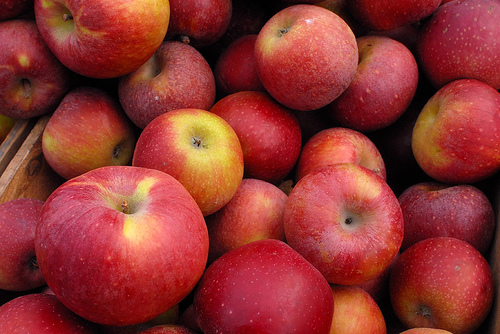
#> input picture images/apple1.jpg, 500 x 334 px, found by its file name
$ python Image_apple_overlap.py
#> lines starting #> are read from the running program, lines starting #| are printed output that depends on the picture; long printed decimals are rounded
#!/usr/bin/env python3
# -*- coding: utf-8 -*-
"""
Created on Sun Mar 27 22:14:59 2022

@author: vijaykrishna
"""

import cv2
import numpy as np
import pandas as pd

#read  the image
read_fruit = cv2.imread('apple1.jpg')
#> read_fruit is the input picture: shape (334, 500, 3); mean B, G, R 48.9, 52.8, 142
#covert apple to grayscale
fruit_gray = cv2.cvtColor(read_fruit, cv2.COLOR_BGRA2GRAY)
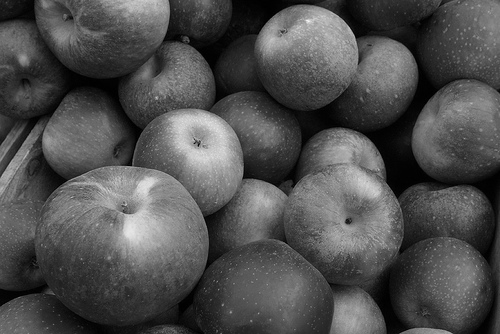
#> fruit_gray: shape (334, 500); min 0, max 243, mean 79
height , width = fruit_gray.shape
#> height = 334; width = 500
std_height = 261

def width_resize(height , width):
#> called with height = 334, width = 500
    print("Original Height :", height)
#| Original Height : 334
    print("Original Width :", width)
#| Original Width : 500
    aspect_ratio = width/height
#> aspect_ratio = 1.5
    new_fruit_width = aspect_ratio * 261
#> new_fruit_width = 390.7
    print("My width :" , new_fruit_width)
#| My width : 390.719
    return round(new_fruit_width)
def dimesion_div8(height , width):
      new_fruit_width = width_resize(height , width)
#> new_fruit_width = 391
      remainder = new_fruit_width % 9
#> remainder = 4
      if remainder == 0:
         return new_fruit_width
      else:
          new_fruit_width  = new_fruit_width - remainder
#> new_fruit_width = 387

      return new_fruit_width
#Values when both need to be divisible by 9
new_fruit_width = dimesion_div8(height,width)
#> new_fruit_width = 387
print('Standard Height 261 dimension' , std_height , new_fruit_width)
#| Standard Height 261 dimension 261 387
resized_fruit = cv2.resize(fruit_gray, dsize = (new_fruit_width, std_height))
heightd , widthd = resized_fruit.shape
#> heightd = 261; widthd = 387


dd = round((heightd -7 ) * (widthd - 7))
#> dd = 96520
flat_image = np.full((dd, 82), 0)

k = 0
for i in range( 0 , heightd -7 , 1):
    for j in range(0 , widthd - 7 , 1):
        tmp = resized_fruit[ i:i + 8 , j:j + 8]
        flat_image[k, 0:64] = tmp.flatten()
        k = k + 1
#> after the loop, k = 96520

feature_space = pd.DataFrame(flat_image)
#> feature_space = table of 96520 rows and 82 columns
feature_space.to_csv('Image_apple_Overlap.csv' , index=False)

$ run again, with images/guava1.jpg copied over images/apple1.jpg
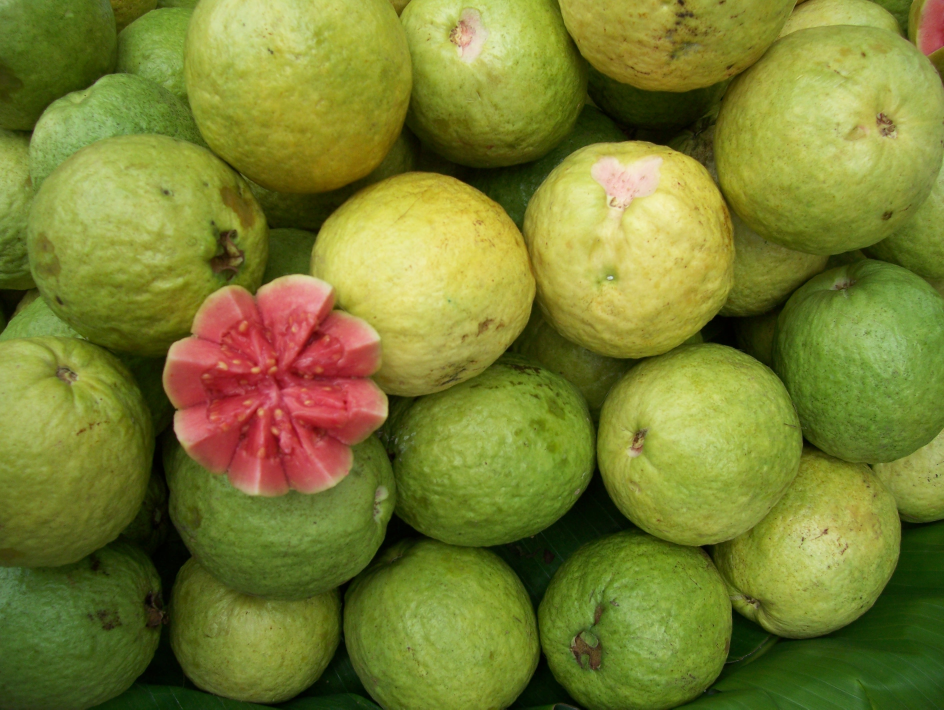
#> input picture images/guava1.jpg, 2832 x 2128 px, found by its file name (shown at 1/3 size)
#> read_fruit is the input picture: shape (2128, 2832, 3); mean B, G, R 48.8, 126.8, 120.6
#> `fruit_gray = cv2.cvtColor(read_fruit, cv2.COLOR_BGRA2GRAY)`:
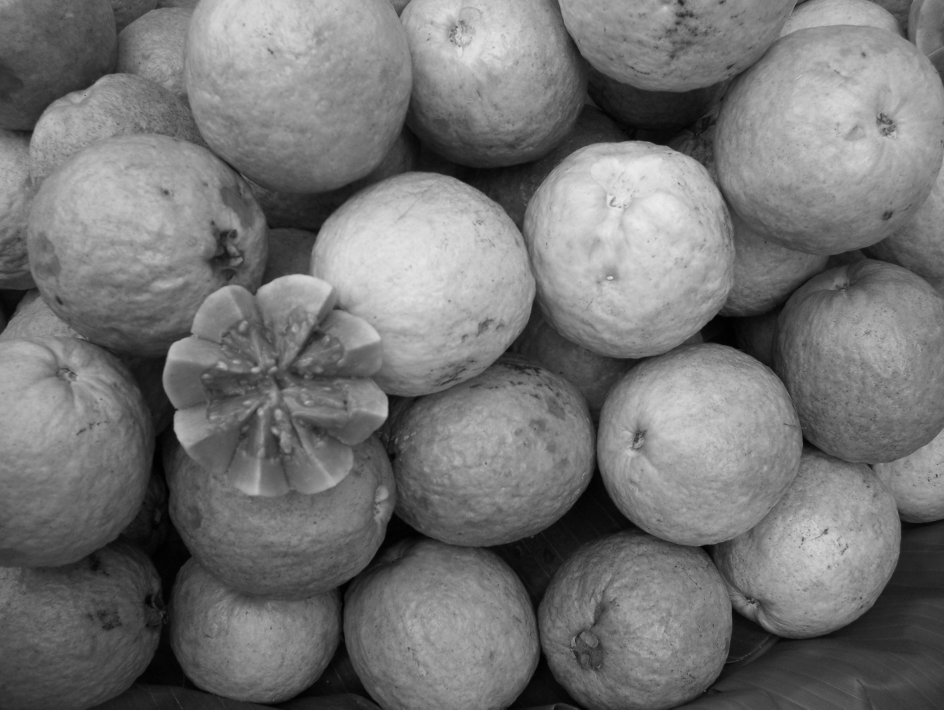
#> fruit_gray: shape (2128, 2832) (shown at 1/3 size); min 0, max 238, mean 116
#| Original Height : 2128
#| Original Width : 2832
#| My width : 347.346
#| Standard Height 261 dimension 261 342
#> `resized_fruit = cv2.resize(fruit_gray, dsize = (new_fruit_width, std_h..`:
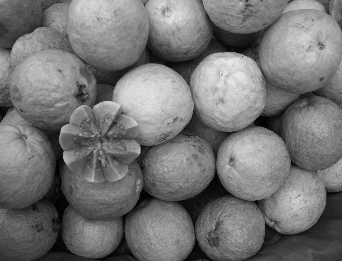
#> resized_fruit: shape (261, 342); min 1, max 237, mean 115.9
#> after the loop `for i in range( 0 , heightd -7 , 1):`: k = 85090
#> feature_space = table of 85090 rows and 82 columns
